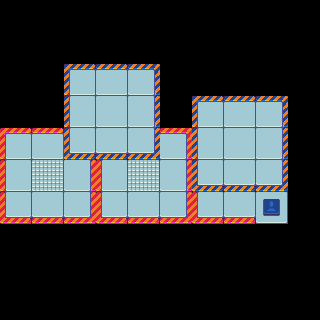

This game map was drawn from its Tiled (.tmx) file and the tilesets committed beside it. A one-line description and the full map source follow:
An orthogonal 10x10 tile map with 32x32 px tiles, 3 tile layers (Background, Middle, Foreground).

<map version="1.5" tiledversion="1.7.1" orientation="orthogonal" renderorder="right-up" width="10" height="10" tilewidth="32" tileheight="32" infinite="0" parallaxoriginx="120" parallaxoriginy="-40.5" nextlayerid="4" nextobjectid="1">
 <tileset firstgid="1" source="tilesheet.tsx" />
 <layer id="3" name="Background" width="10" height="10" parallaxx="0.5" parallaxy="0.75">
  <data encoding="csv">
0,0,0,0,0,0,0,0,0,0,
0,0,0,0,0,0,0,0,0,0,
0,0,0,0,0,0,0,0,0,0,
0,0,0,0,0,0,0,0,0,0,
48,49,50,48,49,50,48,49,50,0,
62,63,64,62,63,64,62,63,64,0,
76,77,78,76,77,78,76,77,78,0,
0,0,0,0,0,0,0,0,0,0,
0,0,0,0,0,0,0,0,0,0,
0,0,0,0,0,0,0,0,0,0
</data>
 </layer>
 <layer id="2" name="Middle" width="10" height="10">
  <data encoding="csv">
0,0,0,0,0,0,0,0,0,0,
0,0,0,0,0,0,0,0,0,0,
0,0,6,7,8,0,0,0,0,0,
0,0,20,21,22,0,6,7,8,0,
0,0,34,35,36,0,20,21,22,0,
0,0,0,0,0,0,34,35,36,0,
0,0,0,0,0,0,0,0,0,0,
0,0,0,0,0,0,0,0,0,0,
0,0,0,0,0,0,0,0,0,0,
0,0,0,0,0,0,0,0,0,0
</data>
 </layer>
 <layer id="1" name="Foreground" width="10" height="10" parallaxx="2" parallaxy="2">
  <data encoding="csv">
0,0,0,0,0,0,0,0,0,0,
0,0,0,0,0,0,0,0,0,0,
0,0,0,0,0,0,0,0,0,0,
0,0,0,0,0,0,0,0,0,0,
0,0,0,0,0,0,0,0,0,0,
0,0,0,0,0,0,0,0,0,0,
0,0,0,0,0,0,0,0,3,0,
0,0,0,0,0,0,0,0,0,0,
0,0,0,0,0,0,0,0,0,0,
0,0,0,0,0,0,0,0,0,0
</data>
 </layer>
</map>
